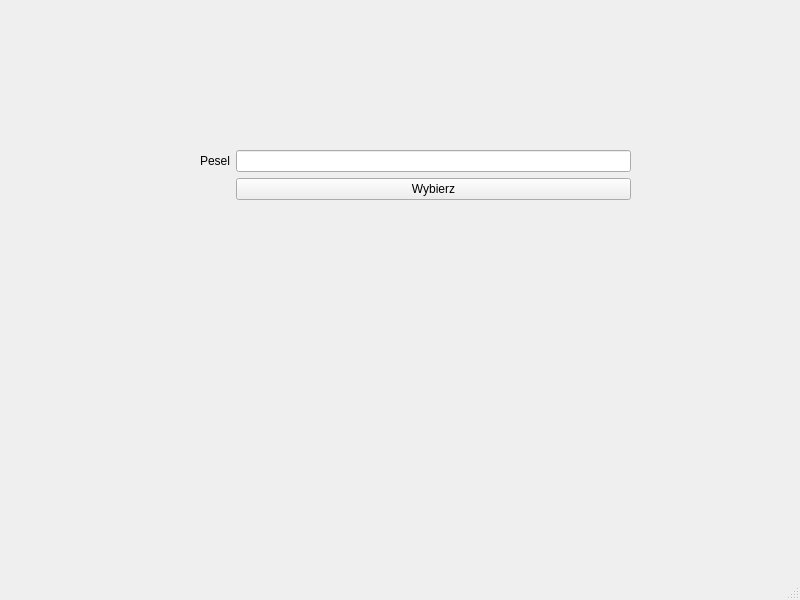
<?xml version="1.0" encoding="UTF-8"?>
<ui version="4.0">
 <class>ChoosePatientWindow</class>
 <widget class="QMainWindow" name="ChoosePatientWindow">
  <property name="geometry">
   <rect>
    <x>0</x>
    <y>0</y>
    <width>800</width>
    <height>600</height>
   </rect>
  </property>
  <property name="windowTitle">
   <string>MainWindow</string>
  </property>
  <widget class="QWidget" name="centralwidget">
   <widget class="QWidget" name="formLayoutWidget">
    <property name="geometry">
     <rect>
      <x>200</x>
      <y>150</y>
      <width>431</width>
      <height>221</height>
     </rect>
    </property>
    <layout class="QFormLayout" name="formLayout">
     <item row="0" column="0">
      <widget class="QLabel" name="pesel">
       <property name="text">
        <string>Pesel</string>
       </property>
      </widget>
     </item>
     <item row="0" column="1">
      <widget class="QLineEdit" name="peselInput"/>
     </item>
     <item row="1" column="1">
      <widget class="QPushButton" name="chooseButton">
       <property name="text">
        <string>Wybierz</string>
       </property>
      </widget>
     </item>
    </layout>
   </widget>
  </widget>
  <widget class="QStatusBar" name="statusbar"/>
 </widget>
 <resources/>
 <connections/>
</ui>
